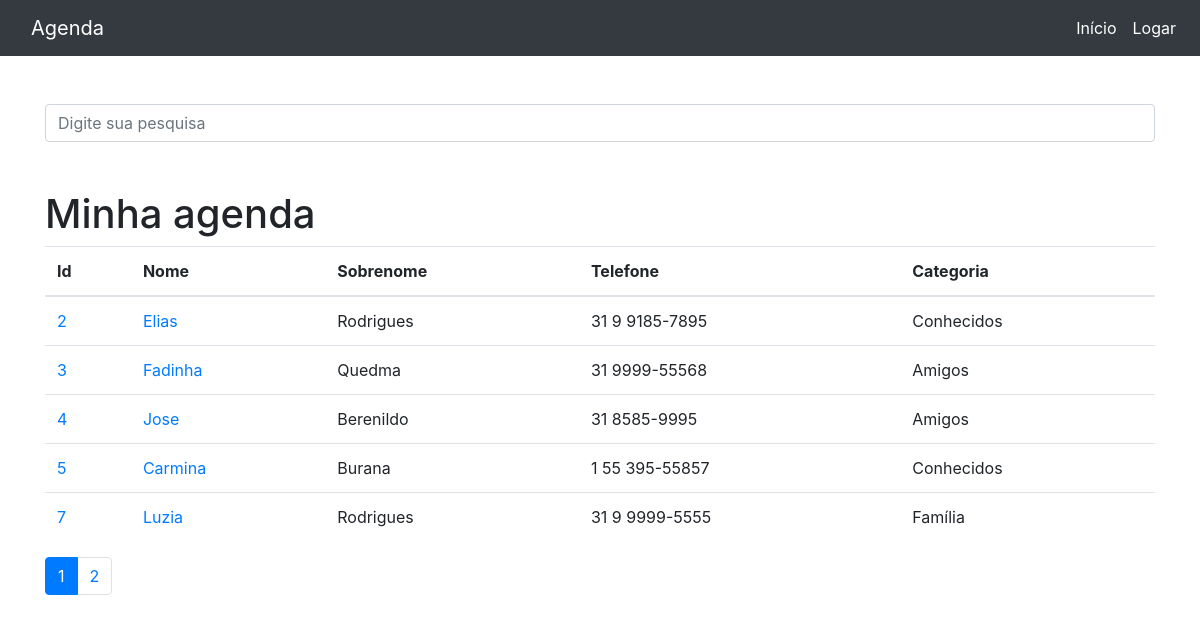
The page / on the database its author committed.
### contatos/models.py (models this page shows, shortened)
class Contato(models.Model):
    nome = models.CharField(max_length=255)
    sobrenome = models.CharField(max_length=255, blank=True)
    telefone = models.CharField(max_length=15)
    email = models.CharField(max_length=255, blank=True)
    data_criacao = models.DateTimeField(default=timezone.now)
    descricao = models.TextField(blank=True)
    categoria = models.ForeignKey(Categoria, on_delete=models.DO_NOTHING)
    mostrar = models.BooleanField(default=True)
    foto = models.ImageField(blank=True, upload_to='fotos/%Y/%m/%d')

class Categoria(models.Model):
    nome = models.CharField(max_length=255)
    def __str__(self):
        return self.nome

### contatos/views.py (the view)
# urls.py: path('', views.index, name='index'),
def index(request):
    contatos = Contato.objects.order_by('id').filter(
        mostrar=True
    )
    paginator = Paginator(contatos, 5)
    page = request.GET.get('p')
    contatos = paginator.get_page(page)
    return render(request, 'contatos/index.html', {
        'contatos': contatos
    })

### contatos/templates/contatos/index.html
{% extends 'base.html' %}
{% block conteudo %}
  <h1 class="mt-5">Minha agenda</h1>
  <table class="table">
      <thead>
          <tr>
            <th>Id</th>
            <th>Nome</th>
            <th>Sobrenome</th>
            <th>Telefone</th>
            <th>Categoria</th>
          </tr>
        </thead>
        <tbody>
            {% for contato in contatos %}
              <tr>
                  <td>
                    <a href="{% url 'ver_contato' contato.id %}">{{ contato.id }}</a>
                  </td>
                  <td>
                    <a href="{% url 'ver_contato' contato.id %}">
                      {{ contato.nome }}
                    </a>
                  </td>
                  <td>{{ contato.sobrenome }}</td>
                  <td>{{ contato.telefone }}</td>
                  <td>{{ contato.categoria }}</td>
              </tr>
          {% endfor %}
        </tbody>
      </table>
      <nav aria-label="Page navigation example">
        <ul class="pagination">
          {% for pagina in contatos.paginator.page_range %}
            {% if contatos.number == pagina %}
              <li class="page-item active"><a class="page-link" href="?p={{ pagina }}&termo={{  request.GET.termo}}">{{ pagina }}</a></li>
            {% else %}
              <li class="page-item"><a class="page-link" href="?p={{ pagina }}&termo={{  request.GET.termo}}">{{ pagina }}</a></li>
            {% endif %}
          {% endfor %}
        </ul>
      </nav>
{% endblock %}

### rows shown on the page
Contato: id "2", nome "Elias", sobrenome "Rodrigues", telefone "31 9 9185-7895", categoria "Conhecidos"
Contato: id "3", nome "Fadinha", sobrenome "Quedma", telefone "31 9999-55568", categoria "Amigos"
Contato: id "4", nome "Jose", sobrenome "Berenildo", telefone "31 8585-9995", categoria "Amigos"
Contato: id "5", nome "Carmina", sobrenome "Burana", telefone "1 55 395-55857", categoria "Conhecidos"
Contato: id "7", nome "Luzia", sobrenome "Rodrigues", telefone "31 9 9999-5555", categoria "Família"

### other values the page prints
{{ pagina }} "1"
{{ pagina }} "2"
